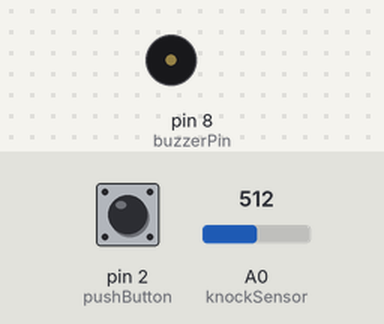
A sketch run on a simulated Arduino Uno, built with avr-gcc and run on an emulated ATmega328P. On the bench: buzzer (waves = sounding). The inputs (shaded band) are chosen by the test bench; at power-on: pin 2 (pushButton) HIGH, A0 (knockSensor) = 512.

Above: at 4.3 s.
4.4 s: pin 2 (pushButton) pulled LOW for 3.2 s
At 13.2 s:
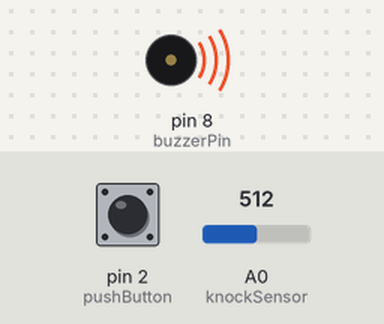
Timing chart, 0 to 14.7 s (numbered marks = the images above; inputs shaded):
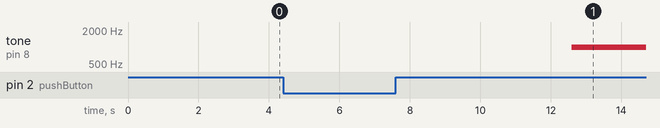

Measured:
- after the input at 4.4 s, tone on pin 8 (buzzerPin): silent → 1000 Hz after 8.2 s instead of 0.60 s

The sketch:

toneWhenKnock.ino
```cpp
const int knockSensor = A0;
const int pushButton = 2;
const int buzzerPin = 8;
const int toneTime = 5000;
const int toneFrequency = 1000;

int sensorReading = 0;
int buttonState = 0;
int timeSensorDetectKnock = -1;
int currentTime = 0;
int buttonValue = 0;

void setup() {
  Serial.begin(9600);
  pinMode(pushButton, INPUT_PULLUP);
}

void loop() {
  currentTime = millis();
  sensorReading = analogRead(knockSensor);
  buttonState = digitalRead(pushButton);
  buttonValue = !buttonState;
  if (sensorReading > 0 && timeSensorDetectKnock == -1) {
    timeSensorDetectKnock = millis();
  }
  if (currentTime - timeSensorDetectKnock >= toneTime && timeSensorDetectKnock != -1) {
    tone(buzzerPin, toneFrequency);
  }
  if (buttonValue == HIGH && timeSensorDetectKnock != -1) {
    noTone(buzzerPin);
    timeSensorDetectKnock = -1;
  }
}
```
